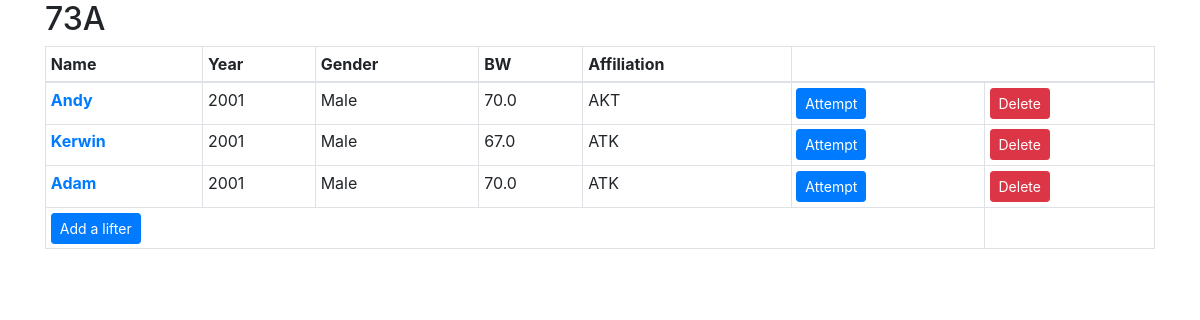
Screenshot of /meet/2/17/manage/ (signed in) with the database file from the repository.
### session/models.py (models this page shows, shortened)
class Session(models.Model):
    meet = models.ForeignKey("meet.Meet", on_delete=models.CASCADE)
    bodyweight = models.IntegerField()
    letter = models.CharField(max_length=1)
    start_time = models.TimeField(auto_now=False, auto_now_add=False)
    def __str__(self):
        return str(self.bodyweight) + self.letter

class Athlete(models.Model):
    session = models.ForeignKey("Session", on_delete=models.CASCADE)
    name = models.CharField(max_length=60)
    date_of_birth = models.DateField()
    gender = models.BooleanField()
    bodyweight = models.FloatField()
    affiliation = models.CharField(max_length=3)
    next_attempt = models.IntegerField(default=1)
    next_weight = models.IntegerField(default=999)
    def __str__(self):
        return self.name

### session/views/session.py (the view)
# urls.py: path('manage/', session.manage, name='manage'),
def manage(request, meet_id, session_id):
    session = get_object_or_404(Session, pk=session_id)
    if session.meet.id != meet_id:
        raise Http404("Session not found!")
    athletes_list = session.athlete_set.all()
    form = UpdateAthleteForm()
    context = {
        'session': session,
        'athletes_list': athletes_list,
        'form':form
    }
    return render(request, 'session/manage.html', context)

### session/models.py (called while the page is built)
    def __str__(self):
        return str(self.weight)

### session/templates/session/manage.html (shortened to what this page needs)
{% extends 'main/base.html' %}
{% load crispy_forms_tags %}
{% block content %}
<h2>{{ session }}</h2>
    <table class="table table-hover table-bordered table-sm">
        <thead>
            <tr>
                <th>Name</th>
                <th>Year</th>
                <th>Gender</th>
                <th>BW</th>
                <th>Affiliation</th>
                <th colspan="2"></th>
            </tr>
        </thead>
        <tbody>
        {% if athletes_list %}
            {% for athlete in athletes_list %}
                <tr>
                    <th><a href="#">{{ athlete.name }}</a></th>
                    <td>{{ athlete.date_of_birth.year }}</td>
                    <td>
                        {% if athlete.gender %}
                            Male
                        {% else %}
                            Female
                        {% endif %}
                    </td>
                    <td>{{ athlete.bodyweight }}</td>
                    <td>{{ athlete.affiliation }}</td>
                    {% if user.is_authenticated %}
                    <td>
                        <button type="button" class="btn btn-primary btn-sm" data-toggle="modal" data-target="#athlete-attempt-{{athlete.pk}}">
                            Attempt
                        </button>
                    </td>
                    <td>
                        <form action="{% url 'meet:session:athlete_delete' session.meet.id session.id athlete.id%}" method="delete">
                            <button type="submit" class="btn btn-danger btn-sm">Delete</button>
                        </form>
                    </td>
                    {% endif %}
                </tr>
            {% endfor %}
        {% else %}
            <tr><td colspan="6"> No athletes to show for the {{session}} session! </td></tr>
        {% endif %}
        <tbody>
        <tfoot>
            <tr>
                <th colspan="6">
                    {% if user.is_authenticated %}
                    <a href="{% url 'meet:session:display_athlete_add' session.meet.id session.id %}"><button class="btn btn-primary btn-sm">Add a lifter</button></a>
                    {% endif %}
                <th>
            </tr>
        </tfoot>
    </table>
    {% endblock %}

### rows the page displays
Session: bodyweight+letter "73A"
Athlete: name "Andy", date_of_birth.year "2001", gender "Male", bodyweight "70.0", affiliation "AKT"
Athlete: name "Kerwin", date_of_birth.year "2001", gender "Male", bodyweight "67.0", affiliation "ATK"
Athlete: name "Adam", date_of_birth.year "2001", gender "Male", bodyweight "70.0", affiliation "ATK"
